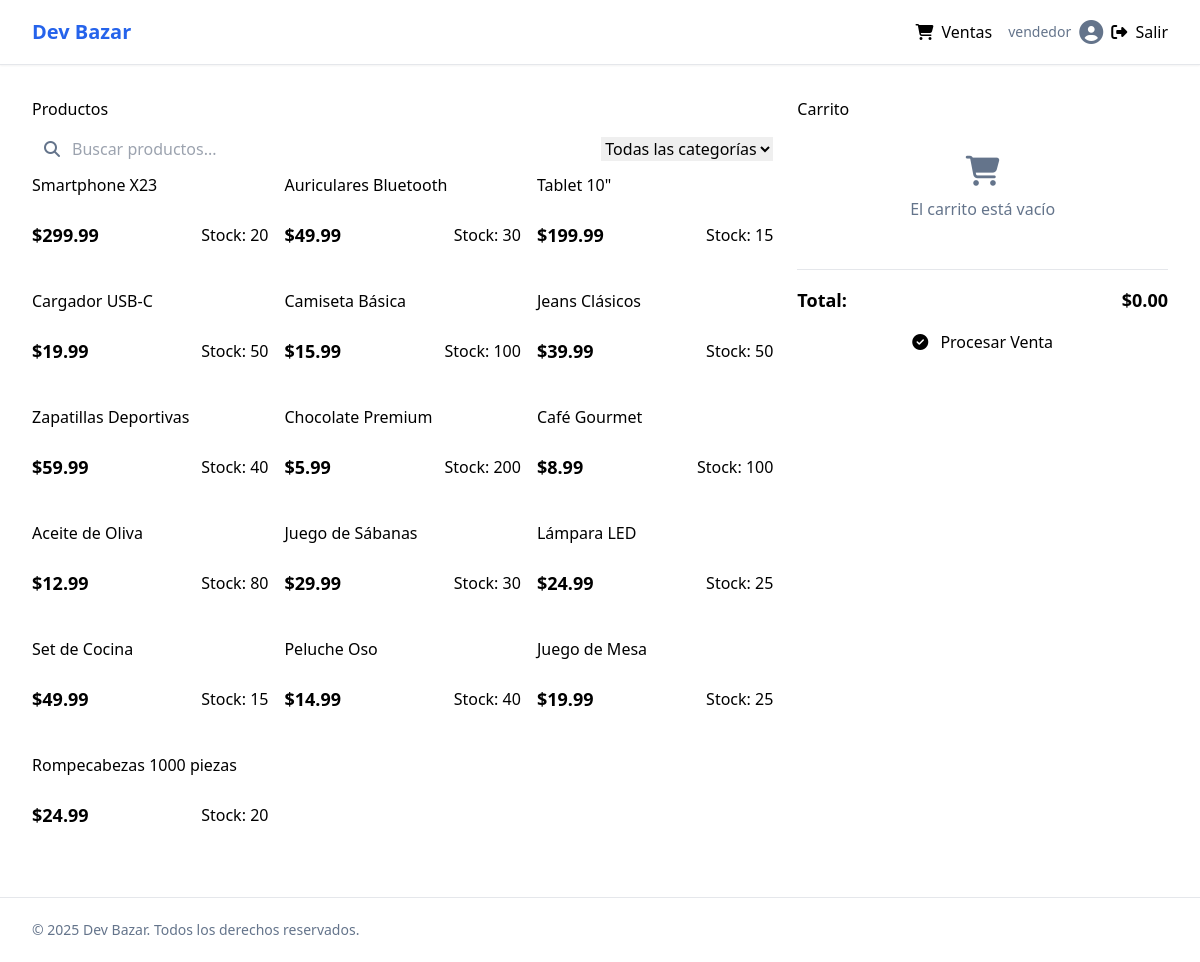
/sales/ (signed in), run on the app's committed database.
### core/models.py (models this page shows, shortened)
class Product(models.Model):
    name = models.CharField(max_length=100)
    price = models.DecimalField(max_digits=10, decimal_places=2)
    description = models.TextField(blank=True, null=True)
    stock = models.IntegerField(default=0)
    category = models.ForeignKey(ProductCategory, on_delete=models.SET_NULL, null=True, blank=True, related_name='products')
    image = models.ImageField(upload_to='products/', null=True, blank=True)
    barcode = models.CharField(max_length=100, blank=True, null=True)
    cost_price = models.DecimalField(max_digits=10, decimal_places=2, default=0)

### core/views.py (the view)
# urls.py: path('sales/', sales_view, name='sales'),
@login_required
def sales_view(request):
    products = Product.objects.all()
    categories = ProductCategory.objects.all()
    context = {
        'products': products,
        'categories': categories
    }
    return render(request, 'core/sales.html', context)

### core/templates/core/sales.html (shortened to what this page needs)
{% extends 'core/base.html' %}
{% load static %}
{% block content %}
<div class="container py-8">
    <div class="flex flex-col md:flex-row gap-6">
        <div class="md:w-2/3">
            <div class="card mb-6">
                <div class="card-header">
                    <h2 class="card-title">Productos</h2>
                    <div class="flex items-center space-x-4 mt-4">
                        <div class="relative flex-grow">
                            <span class="absolute inset-y-0 left-0 flex items-center pl-3">
                                <i class="fas fa-search text-muted-foreground"></i>
                            </span>
                            <input type="text" id="product-search" placeholder="Buscar productos..."
                                   class="input pl-10 w-full" autocomplete="off">
                        </div>
                        <div>
                            <select id="category-filter" class="input">
                                <option value="">Todas las categorías</option>
                            </select>
                        </div>
                    </div>
                </div>
                <div class="card-content">
                    <div class="grid grid-cols-1 sm:grid-cols-2 lg:grid-cols-3 gap-4" id="products-container">
                        {% for product in products %}
                        <div class="product-card card cursor-pointer"
                             data-id="{{ product.id }}"
                             data-name="{{ product.name }}"
                             data-price="{{ product.price }}"
                             data-stock="{{ product.stock }}"
                             data-category="{{ product.category.id|default:'' }}">
                            <div class="card-header py-3">
                                <h3 class="card-title text-base">{{ product.name }}</h3>
                            </div>
                            <div class="card-content py-3">
                                <div class="flex justify-between items-center">
                                    <span class="font-bold text-lg">${{ product.price }}</span>
                                    <span class="badge {% if product.stock < 5 %}badge-destructive{% else %}badge-default{% endif %}">
                                        Stock: {{ product.stock }}
                                    </span>
                                </div>
                            </div>
                        </div>
                        {% empty %}
                        <div class="col-span-full text-center py-8">
                            <p class="text-muted-foreground">No se encontraron productos</p>
                        </div>
                        {% endfor %}
                    </div>
                </div>
            </div>
        </div>
        <div class="md:w-1/3">
            <div class="card sticky top-20">
                <div class="card-header">
                    <h2 class="card-title">Carrito</h2>
                </div>
                <div class="card-content">
                    <form id="sale-form" method="post" action="{% url 'process_sale' %}">
                        <div class="mb-4 max-h-96 overflow-y-auto" id="cart-items">
                            <div class="text-center py-8 text-muted-foreground" id="empty-cart-message">
                                <i class="fas fa-shopping-cart text-3xl mb-2"></i>
                                <p>El carrito está vacío</p>
                            </div>
                        </div>
                        <div class="border-t pt-4">
                            <div class="flex justify-between text-lg font-bold">
                                <span>Total:</span>
                                <span id="total-amount">$0.00</span>
                            </div>
                        </div>
                        <div class="mt-4">
                            <button type="submit" class="btn btn-primary w-full" id="process-sale-btn" disabled>
                                <i class="fas fa-check-circle mr-2"></i>
                                Procesar Venta
                            </button>
                        </div>
                    </form>
                </div>
            </div>
        </div>
    </div>
</div>
{% endblock %}

### core/templates/core/base.html (shortened to what this page needs)
{% load static %}
<!DOCTYPE html>
<html lang="es" class="light">
<head>
    <script src="https://cdn.tailwindcss.com"></script>
    <link rel="stylesheet" href="{% static 'css/shadcn.css' %}">
    <link rel="stylesheet" href="https://cdnjs.cloudflare.com/ajax/libs/font-awesome/6.4.0/css/all.min.css">
</head>
<body class="min-h-screen bg-background font-sans antialiased">
    <div class="relative flex min-h-screen flex-col">
        {% if user.is_authenticated %}
        <header class="bg-background sticky top-0 z-40 w-full border-b shadow-sm">
            <div class="container flex h-16 items-center space-x-4 sm:justify-between sm:space-x-0">
                <div class="flex items-center space-x-4">
                    <a href="{% url 'landing' %}" class="text-primary text-xl font-bold">Dev Bazar</a>
                </div>
                <div class="flex flex-1 items-center justify-end space-x-4">
                    <nav class="nav">
                        <a href="/sales" class="nav-link {% if '/sales' in request.path %}nav-link-active{% endif %}">
                            <i class="fas fa-shopping-cart mr-1"></i> Ventas
                        </a>
                    </nav>
                    <div class="relative">
                        <div class="flex items-center space-x-2">
                            <span class="text-sm text-muted-foreground">{{ user.username }}</span>
                            <div class="avatar">
                                <i class="fas fa-user-circle text-2xl text-muted-foreground"></i>
                            </div>
                            <form method="post" action="{% url 'logout' %}">
                                <button type="submit" class="btn btn-ghost btn-sm">
                                    <i class="fas fa-sign-out-alt mr-1"></i> Salir
                                </button>
                            </form>
                        </div>
                    </div>
                </div>
            </div>
        </header>
        {% endif %}
        <main class="flex-1">
            {% block content %}{% endblock %}
        </main>
        <footer class="border-t py-6 md:py-0">
            <div class="container flex flex-col items-center justify-between gap-4 md:h-16 md:flex-row">
                <p class="text-center text-sm text-muted-foreground md:text-left">
                    &copy; {% now "Y" %} Dev Bazar. Todos los derechos reservados.
                </p>
            </div>
        </footer>
    </div>
</body>
</html>

### core/static/css/shadcn.css (style rules this page uses)
.btn { @apply inline-flex items-center justify-center whitespace-nowrap rounded-md text-sm font-medium ring-offset-background transition-colors focus-visible:outline-none focus-visible:ring-2 focus-visible:ring-ring focus-visible:ring-offset-2 disabled:pointer-events-none disabled:opacity-50; }
.btn-primary { @apply bg-primary text-primary-foreground hover:bg-primary/90; }
.btn-ghost { @apply hover:bg-accent hover:text-accent-foreground; }
.btn-sm { @apply h-9 rounded-md px-3; }
.card { @apply rounded-lg border bg-card text-card-foreground shadow-sm; }
.card-header { @apply flex flex-col space-y-1.5 p-6; }
.card-title { @apply text-2xl font-semibold leading-none tracking-tight; }
.card-content { @apply p-6 pt-0; }
.input { @apply flex h-10 w-full rounded-md border border-input bg-background px-3 py-2 text-sm ring-offset-background file:border-0 file:bg-transparent file:text-sm file:font-medium placeholder:text-muted-foreground focus-visible:outline-none focus-visible:ring-2 focus-visible:ring-ring focus-visible:ring-offset-2 disabled:cursor-not-allowed disabled:opacity-50; }
.badge { @apply inline-flex items-center rounded-full border px-2.5 py-0.5 text-xs font-semibold transition-colors focus:outline-none focus:ring-2 focus:ring-ring focus:ring-offset-2; }
.badge-default { @apply border-transparent bg-primary text-primary-foreground hover:bg-primary/80; }
.nav { @apply flex gap-6; }
.nav-link { @apply text-sm font-medium text-muted-foreground transition-colors hover:text-primary; }
.nav-link-active { @apply text-primary; }
.avatar { @apply relative flex h-10 w-10 shrink-0 overflow-hidden rounded-full; }

### core/templates/core/sales.html (style rules this page uses)
.product-card { transition: transform 0.2s ease; }

### data on the page
Product: name "Smartphone X23", price "299.99", stock "20"
Product: name "Auriculares Bluetooth", price "49.99", stock "30"
Product: name "Tablet 10\"", price "199.99", stock "15"
Product: name "Cargador USB-C", price "19.99", stock "50"
Product: name "Camiseta Básica", price "15.99", stock "100"
Product: name "Jeans Clásicos", price "39.99", stock "50"
Product: name "Zapatillas Deportivas", price "59.99", stock "40"
Product: name "Chocolate Premium", price "5.99", stock "200"
Product: name "Café Gourmet", price "8.99", stock "100"
Product: name "Aceite de Oliva", price "12.99", stock "80"
Product: name "Juego de Sábanas", price "29.99", stock "30"
Product: name "Lámpara LED", price "24.99", stock "25"
Product: name "Set de Cocina", price "49.99", stock "15"
Product: name "Peluche Oso", price "14.99", stock "40"
Product: name "Juego de Mesa", price "19.99", stock "25"
Product: name "Rompecabezas 1000 piezas", price "24.99", stock "20"

### other printed values
{{ user.username }} "vendedor"
